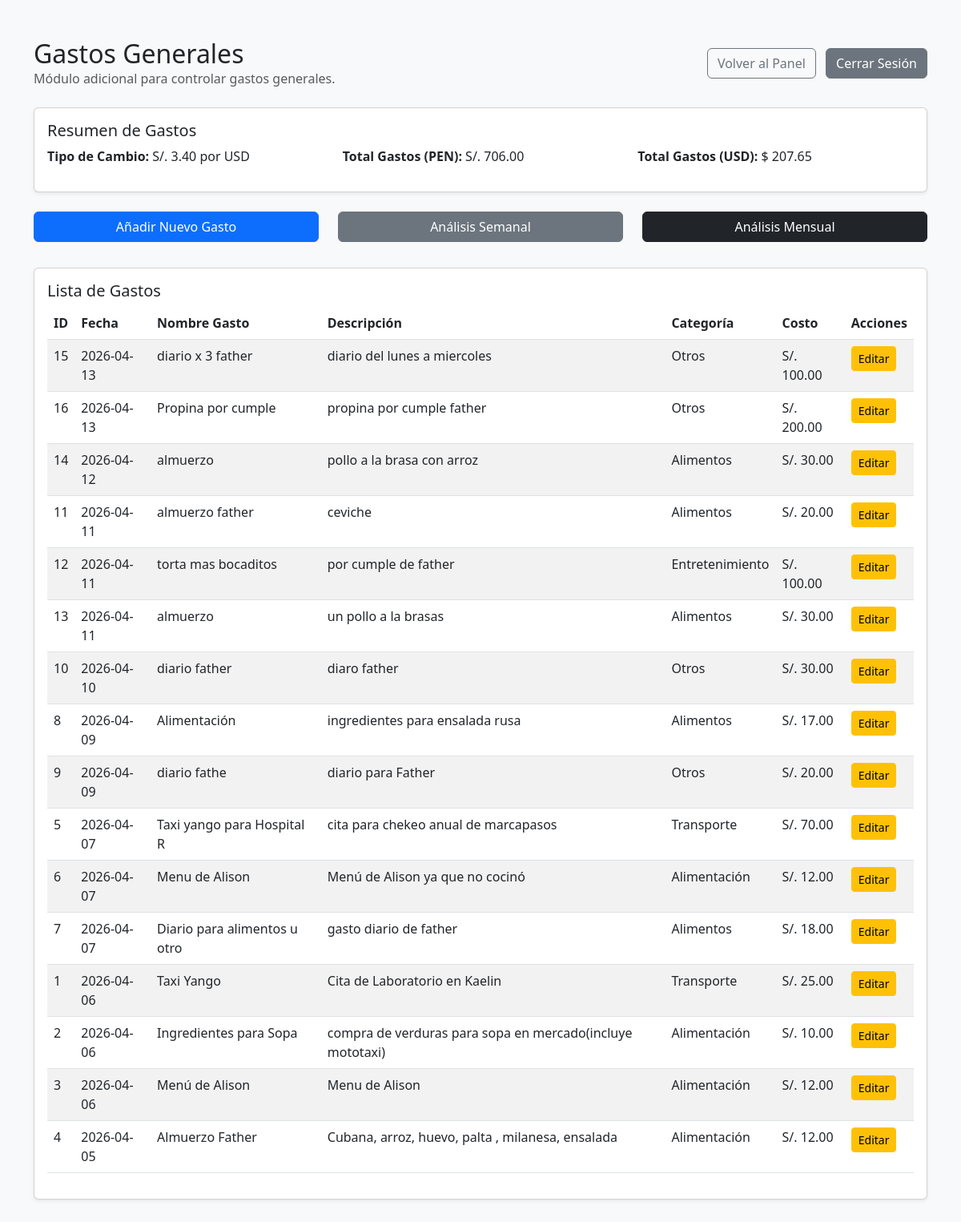
/gastos (signed in), run on the app's committed database.
### tables this page shows
CREATE TABLE config (id INTEGER PRIMARY KEY, dolar REAL);

CREATE TABLE gastos (
            id INTEGER PRIMARY KEY AUTOINCREMENT,
            descripcion TEXT NOT NULL,
            monto REAL NOT NULL,
            moneda TEXT DEFAULT 'PEN',  -- PEN para soles, USD para dólares
            fecha DATE DEFAULT CURRENT_DATE,
            categoria TEXT DEFAULT 'General'
        , nombre_gasto TEXT, costo REAL);

### app.py (the view)
@app.route('/gastos')
def gastos():
    conn = get_db_connection()
    row = conn.execute('SELECT dolar FROM config WHERE id = 1').fetchone()
    dolar = row['dolar'] if row is not None else 1.0
    gastos_list = conn.execute('SELECT * FROM gastos ORDER BY fecha DESC').fetchall()
    total_gastos = sum(float(g['costo'] or 0) for g in gastos_list)
    total_gastos_usd = total_gastos / dolar if dolar else 0.0
    editable = 'admin' in session
    conn.close()
    return render_template('gastos.html', editable=editable, dolar=dolar, total_gastos=total_gastos, total_gastos_usd=total_gastos_usd, gastos=gastos_list)

### app.py (called while the page is built)
def get_db_connection():
    conn = sqlite3.connect(DATABASE, timeout=10)
    conn.row_factory = sqlite3.Row
    return conn

### templates/gastos.html (shortened to what this page needs)
<!DOCTYPE html>
<html lang="es">
<head>
    <link href="https://cdn.jsdelivr.net/npm/bootstrap@5.3.0/dist/css/bootstrap.min.css" rel="stylesheet">
</head>
<body class="bg-light">
    <div class="container py-5">
        <div class="d-flex justify-content-between align-items-center mb-4">
            <div>
                <h2 class="mb-0">Gastos Generales</h2>
                <p class="text-muted mb-0">Módulo adicional para controlar gastos generales.</p>
            </div>
            <div>
                <a href="{{ url_for('index') }}" class="btn btn-outline-secondary">Volver al Panel</a>
                {% if editable %}
                <a href="{{ url_for('logout') }}" class="btn btn-secondary ms-2">Cerrar Sesión</a>
                {% endif %}
            </div>
        </div>
        <div class="card shadow-sm mb-4">
            <div class="card-body">
                <h5 class="card-title">Resumen de Gastos</h5>
                <div class="row">
                    <div class="col-md-4">
                        <p><strong>Tipo de Cambio:</strong> S/. {{ "%.2f"|format(dolar) }} por USD</p>
                    </div>
                    <div class="col-md-4">
                        <p><strong>Total Gastos (PEN):</strong> S/. {{ "%.2f"|format(total_gastos) }}</p>
                    </div>
                    <div class="col-md-4">
                        <p><strong>Total Gastos (USD):</strong> $ {{ "%.2f"|format(total_gastos_usd) }}</p>
                    </div>
                </div>
            </div>
        </div>
        <div class="row mb-4">
            <div class="col-md-4">
                {% if editable %}
                <a href="{{ url_for('add_gasto') }}" class="btn btn-primary w-100 mb-2">Añadir Nuevo Gasto</a>
                {% else %}
                <a href="{{ url_for('login') }}" class="btn btn-primary w-100 mb-2">Iniciar Sesión para Añadir</a>
                {% endif %}
            </div>
            <div class="col-md-4">
                <a href="{{ url_for('gastos_semana') }}" class="btn btn-secondary w-100 mb-2">Análisis Semanal</a>
            </div>
            <div class="col-md-4">
                <a href="{{ url_for('gastos_mes') }}" class="btn btn-dark w-100 mb-2">Análisis Mensual</a>
            </div>
        </div>
        <div class="card shadow-sm">
            <div class="card-body">
                <h5 class="card-title">Lista de Gastos</h5>
                <div class="table-responsive">
                    <table class="table table-striped">
                        <thead>
                            <tr>
                                <th>ID</th>
                                <th>Fecha</th>
                                <th>Nombre Gasto</th>
                                <th>Descripción</th>
                                <th>Categoría</th>
                                <th>Costo</th>
                                {% if editable %}
                                <th>Acciones</th>
                                {% endif %}
                            </tr>
                        </thead>
                        <tbody>
                            {% for gasto in gastos %}
                            <tr>
                                <td>{{ gasto.id }}</td>
                                <td>{{ gasto.fecha }}</td>
                                <td>{{ gasto.nombre_gasto }}</td>
                                <td>{{ gasto.descripcion }}</td>
                                <td>{{ gasto.categoria }}</td>
                                <td>S/. {{ "%.2f"|format(gasto.costo) }}</td>
                                {% if editable %}
                                <td>
                                    <a href="{{ url_for('edit_gasto', gasto_id=gasto.id) }}" class="btn btn-sm btn-warning">Editar</a>
                                </td>
                                {% endif %}
                            </tr>
                            {% endfor %}
                        </tbody>
                    </table>
                </div>
            </div>
        </div>
    </div>
</body>
</html>

### data on the page
config: dolar "3.40"
gastos: id "15", fecha "2026-04-13", nombre_gasto "diario x 3 father", descripcion "diario del lunes a miercoles", categoria "Otros", costo "100.00"
gastos: id "16", fecha "2026-04-13", nombre_gasto "Propina por cumple", descripcion "propina por cumple father", categoria "Otros", costo "200.00"
gastos: id "14", fecha "2026-04-12", nombre_gasto "almuerzo", descripcion "pollo a la brasa con arroz", categoria "Alimentos", costo "30.00"
gastos: id "11", fecha "2026-04-11", nombre_gasto "almuerzo father", descripcion "ceviche", categoria "Alimentos", costo "20.00"
gastos: id "12", fecha "2026-04-11", nombre_gasto "torta mas bocaditos", descripcion "por cumple de father", categoria "Entretenimiento", costo "100.00"
gastos: id "13", fecha "2026-04-11", nombre_gasto "almuerzo", descripcion "un pollo a la brasas", categoria "Alimentos", costo "30.00"
gastos: id "10", fecha "2026-04-10", nombre_gasto "diario father", descripcion "diaro father", categoria "Otros", costo "30.00"
gastos: id "8", fecha "2026-04-09", nombre_gasto "Alimentación", descripcion "ingredientes para ensalada rusa", categoria "Alimentos", costo "17.00"
gastos: id "9", fecha "2026-04-09", nombre_gasto "diario fathe", descripcion "diario para Father", categoria "Otros", costo "20.00"
gastos: id "5", fecha "2026-04-07", nombre_gasto "Taxi yango para Hospital R", descripcion "cita para chekeo anual de marcapasos", categoria "Transporte", costo "70.00"
gastos: id "6", fecha "2026-04-07", nombre_gasto "Menu de Alison", descripcion "Menú de Alison ya que no cocinó", categoria "Alimentación", costo "12.00"
gastos: id "7", fecha "2026-04-07", nombre_gasto "Diario para alimentos u otro", descripcion "gasto diario de father", categoria "Alimentos", costo "18.00"
gastos: id "1", fecha "2026-04-06", nombre_gasto "Taxi Yango", descripcion "Cita de Laboratorio en Kaelin", categoria "Transporte", costo "25.00"
gastos: id "2", fecha "2026-04-06", nombre_gasto "Ingredientes para Sopa", descripcion "compra de verduras para sopa en mercado(incluye mototaxi)", categoria "Alimentación", costo "10.00"
gastos: id "3", fecha "2026-04-06", nombre_gasto "Menú de Alison", descripcion "Menu de Alison", categoria "Alimentación", costo "12.00"
gastos: id "4", fecha "2026-04-05", nombre_gasto "Almuerzo Father", descripcion "Cubana, arroz, huevo, palta , milanesa, ensalada", categoria "Alimentación", costo "12.00"

### other printed values
{{ "%.2f"|format(total_gastos) }} "706.00"
{{ "%.2f"|format(total_gastos_usd) }} "207.65"
